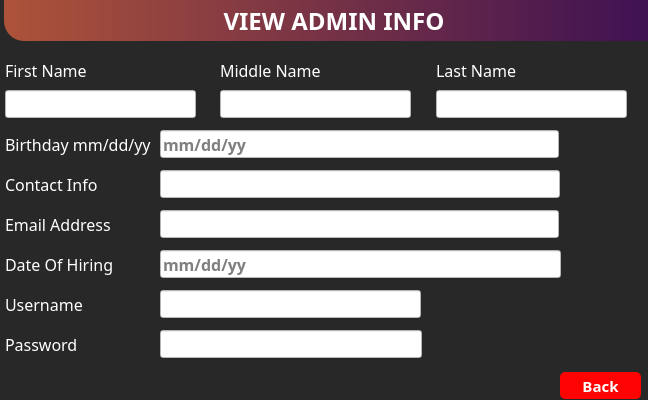
<?xml version="1.0" encoding="UTF-8"?>
<ui version="4.0">
 <class>viewAdminInfo</class>
 <widget class="QDialog" name="viewAdminInfo">
  <property name="geometry">
   <rect>
    <x>0</x>
    <y>0</y>
    <width>648</width>
    <height>400</height>
   </rect>
  </property>
  <property name="windowTitle">
   <string>Dialog</string>
  </property>
  <property name="styleSheet">
   <string notr="true">*{font-family:century gothic;
color:white;
}
QLabel{
font-size:16px;
}
#head{
border-bottom-left-radius: 20px;
border-bottom-right-radius: 20px;
background: qlineargradient(x1:0, y1:0, x2:1, y2:0, stop:0 #ad5339, stop:1 #3c1053);
font-size:24px;
font-weight:bold;
}
QLineEdit{
font-size:16px;
font-weight:bold;
color:black;
background:white;
}
#viewAdminInfo{
background:#282828;
}
QPushButton {
font-size:15px;
font-weight:bold;
border:none;
border-radius:5px;
background: #ff0303;
}
QPushButton:hover {
background:#49ebff;
color:black;
}</string>
  </property>
  <widget class="QLabel" name="lastNameText">
   <property name="geometry">
    <rect>
     <x>436</x>
     <y>60</y>
     <width>208</width>
     <height>20</height>
    </rect>
   </property>
   <property name="text">
    <string>Last Name</string>
   </property>
  </widget>
  <widget class="QLabel" name="contactInfoText">
   <property name="geometry">
    <rect>
     <x>5</x>
     <y>170</y>
     <width>106</width>
     <height>29</height>
    </rect>
   </property>
   <property name="text">
    <string>Contact Info </string>
   </property>
  </widget>
  <widget class="QLineEdit" name="dateOfHiring">
   <property name="geometry">
    <rect>
     <x>160</x>
     <y>250</y>
     <width>401</width>
     <height>28</height>
    </rect>
   </property>
   <property name="placeholderText">
    <string>mm/dd/yy</string>
   </property>
  </widget>
  <widget class="QLabel" name="dateOfHiringText">
   <property name="geometry">
    <rect>
     <x>5</x>
     <y>250</y>
     <width>122</width>
     <height>29</height>
    </rect>
   </property>
   <property name="text">
    <string>Date Of Hiring   </string>
   </property>
  </widget>
  <widget class="QLabel" name="emailaddressText">
   <property name="geometry">
    <rect>
     <x>5</x>
     <y>210</y>
     <width>119</width>
     <height>29</height>
    </rect>
   </property>
   <property name="text">
    <string>Email Address   </string>
   </property>
  </widget>
  <widget class="QLabel" name="head">
   <property name="geometry">
    <rect>
     <x>4</x>
     <y>0</y>
     <width>660</width>
     <height>41</height>
    </rect>
   </property>
   <property name="text">
    <string>VIEW ADMIN INFO</string>
   </property>
   <property name="alignment">
    <set>Qt::AlignCenter</set>
   </property>
  </widget>
  <widget class="QLineEdit" name="username">
   <property name="geometry">
    <rect>
     <x>160</x>
     <y>290</y>
     <width>261</width>
     <height>28</height>
    </rect>
   </property>
  </widget>
  <widget class="QLineEdit" name="firstName">
   <property name="geometry">
    <rect>
     <x>5</x>
     <y>90</y>
     <width>191</width>
     <height>28</height>
    </rect>
   </property>
  </widget>
  <widget class="QLineEdit" name="lastName">
   <property name="geometry">
    <rect>
     <x>436</x>
     <y>90</y>
     <width>191</width>
     <height>28</height>
    </rect>
   </property>
  </widget>
  <widget class="QLabel" name="usernameText">
   <property name="geometry">
    <rect>
     <x>5</x>
     <y>290</y>
     <width>78</width>
     <height>29</height>
    </rect>
   </property>
   <property name="text">
    <string>Username</string>
   </property>
  </widget>
  <widget class="QLabel" name="firstNameText">
   <property name="geometry">
    <rect>
     <x>5</x>
     <y>60</y>
     <width>171</width>
     <height>20</height>
    </rect>
   </property>
   <property name="text">
    <string>First Name</string>
   </property>
  </widget>
  <widget class="QLabel" name="birthdayText">
   <property name="geometry">
    <rect>
     <x>5</x>
     <y>130</y>
     <width>154</width>
     <height>29</height>
    </rect>
   </property>
   <property name="text">
    <string>Birthday mm/dd/yy </string>
   </property>
  </widget>
  <widget class="QLineEdit" name="password">
   <property name="geometry">
    <rect>
     <x>160</x>
     <y>330</y>
     <width>262</width>
     <height>28</height>
    </rect>
   </property>
   <property name="echoMode">
    <enum>QLineEdit::Password</enum>
   </property>
  </widget>
  <widget class="QLineEdit" name="emailaddress">
   <property name="geometry">
    <rect>
     <x>160</x>
     <y>210</y>
     <width>399</width>
     <height>28</height>
    </rect>
   </property>
  </widget>
  <widget class="QLineEdit" name="contactInfo">
   <property name="geometry">
    <rect>
     <x>160</x>
     <y>170</y>
     <width>400</width>
     <height>28</height>
    </rect>
   </property>
  </widget>
  <widget class="QLabel" name="passwordText">
   <property name="geometry">
    <rect>
     <x>5</x>
     <y>330</y>
     <width>72</width>
     <height>29</height>
    </rect>
   </property>
   <property name="text">
    <string>Password</string>
   </property>
  </widget>
  <widget class="QLabel" name="middleNameText">
   <property name="geometry">
    <rect>
     <x>220</x>
     <y>60</y>
     <width>209</width>
     <height>20</height>
    </rect>
   </property>
   <property name="text">
    <string>Middle Name</string>
   </property>
  </widget>
  <widget class="QPushButton" name="back">
   <property name="geometry">
    <rect>
     <x>560</x>
     <y>372</y>
     <width>81</width>
     <height>27</height>
    </rect>
   </property>
   <property name="text">
    <string>Back</string>
   </property>
  </widget>
  <widget class="QLineEdit" name="middleName">
   <property name="geometry">
    <rect>
     <x>220</x>
     <y>90</y>
     <width>191</width>
     <height>28</height>
    </rect>
   </property>
  </widget>
  <widget class="QLineEdit" name="birthday">
   <property name="geometry">
    <rect>
     <x>160</x>
     <y>130</y>
     <width>399</width>
     <height>28</height>
    </rect>
   </property>
   <property name="placeholderText">
    <string>mm/dd/yy</string>
   </property>
  </widget>
 </widget>
 <resources/>
 <connections/>
</ui>
